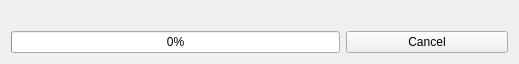
<?xml version="1.0" encoding="UTF-8"?>
<ui version="4.0">
 <class>ProgressWidget</class>
 <widget class="QWidget" name="ProgressWidget">
  <property name="geometry">
   <rect>
    <x>0</x>
    <y>0</y>
    <width>519</width>
    <height>62</height>
   </rect>
  </property>
  <property name="sizePolicy">
   <sizepolicy hsizetype="Expanding" vsizetype="Fixed">
    <horstretch>0</horstretch>
    <verstretch>29</verstretch>
   </sizepolicy>
  </property>
  <property name="maximumSize">
   <size>
    <width>16777215</width>
    <height>62</height>
   </size>
  </property>
  <property name="windowTitle">
   <string>Выполнение</string>
  </property>
  <layout class="QGridLayout" name="gridLayout">
   <item row="0" column="0">
    <widget class="QLabel" name="label">
     <property name="text">
      <string/>
     </property>
    </widget>
   </item>
   <item row="1" column="0" colspan="2">
    <widget class="QProgressBar" name="progressBar">
     <property name="value">
      <number>0</number>
     </property>
    </widget>
   </item>
   <item row="1" column="2">
    <widget class="QPushButton" name="pushButton">
     <property name="text">
      <string>Cancel</string>
     </property>
    </widget>
   </item>
  </layout>
 </widget>
 <resources/>
 <connections/>
</ui>
